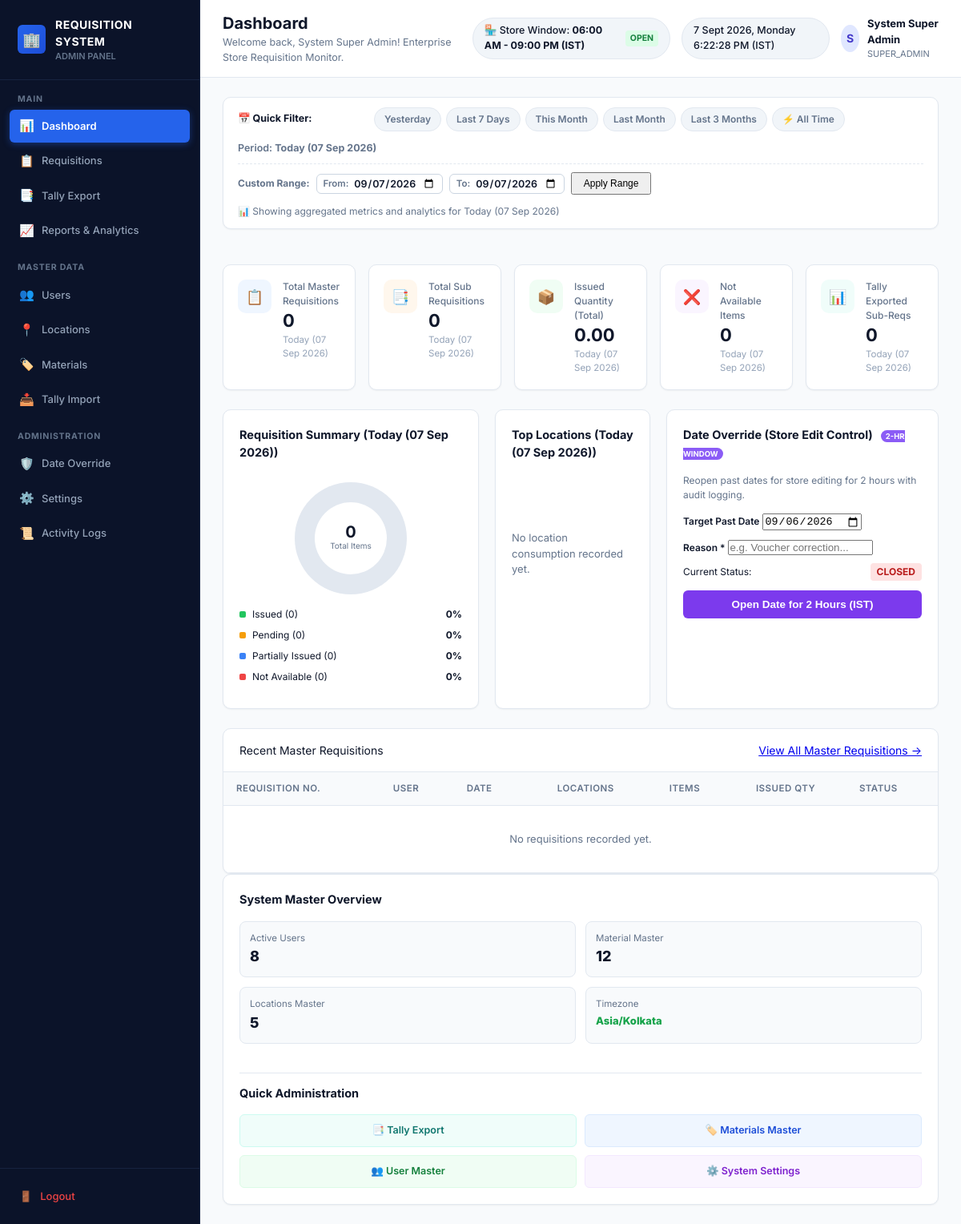
/admin/index.php (signed in), run on the app's committed database.
### tables this page shows
CREATE TABLE IF NOT EXISTS users (
    id INT UNSIGNED AUTO_INCREMENT PRIMARY KEY,
    employee_code VARCHAR(50) NOT NULL UNIQUE,
    name VARCHAR(100) NOT NULL,
    mobile VARCHAR(15) NULL UNIQUE,
    email VARCHAR(100) NULL UNIQUE,
    password_hash VARCHAR(255) NOT NULL,
    role ENUM('SUPER_ADMIN', 'ADMIN', 'STORE_USER', 'REQUISITION_USER') NOT NULL DEFAULT 'REQUISITION_USER',
    department_id INT UNSIGNED NULL,
    status ENUM('ACTIVE', 'INACTIVE') NOT NULL DEFAULT 'ACTIVE',
    created_at TIMESTAMP DEFAULT CURRENT_TIMESTAMP,
    updated_at TIMESTAMP DEFAULT CURRENT_TIMESTAMP ON UPDATE CURRENT_TIMESTAMP,
    FOREIGN KEY (department_id) REFERENCES departments(id) ON DELETE SET NULL,
    INDEX idx_user_role_status (role, status),
    INDEX idx_user_mobile (mobile)
);

### admin/index.php (the view, shortened to what the rows shown need)
<?php
require_once __DIR__ . '/../core/Database.php';
require_once __DIR__ . '/../core/Session.php';
require_once __DIR__ . '/../core/Auth.php';
$currentUser = Auth::user();
?>
<!DOCTYPE html>
<html lang="en">
<head>
    <link rel="stylesheet" href="/assets/css/admin.css">
</head>
<body>
<div class="app-container">
    <div class="main-wrapper">
        <header class="top-navbar">
            <div class="nav-title-block">
                <h1>Dashboard</h1>
                <p>Welcome back, <?= htmlspecialchars($currentUser['name']) ?>! Enterprise Store Requisition Monitor.</p>
            </div>
            <div class="nav-badges-group">
                <div style="display: flex; align-items: center; gap: 10px;">
                    <div style="width: 34px; height: 34px; background: #e0e7ff; color: #4338ca; border-radius: 50%; display: flex; align-items: center; justify-content: center; font-weight: 700;">
                        <?= strtoupper(substr($currentUser['name'], 0, 1)) ?>
                    </div>
                    <div>
                        <div style="font-size: 13px; font-weight: 700; color: var(--text-main);"><?= htmlspecialchars($currentUser['name']) ?></div>
                        <div style="font-size: 11px; color: var(--text-muted);"><?= htmlspecialchars($currentUser['role']) ?></div>
                    </div>
                </div>
            </div>
        </header>
        <main class="dashboard-content">
            <section class="bottom-split-grid">
                <div class="table-card">
                    <div class="table-responsive">
                        <table class="admin-table">
                            <thead>
                                <tr>
                                    <th>Requisition No.</th>
                                    <th>User</th>
                                    <th>Date</th>
                                    <th style="text-align: center;">Locations</th>
                                    <th style="text-align: center;">Items</th>
                                    <th style="text-align: center;">Issued Qty</th>
                                    <th>Status</th>
                                </tr>
                            </thead>
                        </table>
                    </div>
                </div>
            </section>
        </main>
    </div>
</div>
</body>
</html>

### data on the page
users: name "System Super Admin", name "S", role "SUPER_ADMIN"

### other printed values
$periodLabel "Today (07 Sep 2026)"
$metrics['total_master_reqs'] "0"
$metrics['total_sub_reqs'] "0"
$metrics['total_issued_qty'] "0.00"
$metrics['not_available_items'] "0"
$metrics['tally_exported_subs'] "0"
$metrics['total_items'] "0"
$metrics['issued_items'] "0"
$pctIssued "0"
$metrics['pending_items'] "0"
$pctPending "0"
$metrics['partial_items'] "0"
$pctPartial "0"
$pctNotAvailable "0"
$overrideHours "2"
